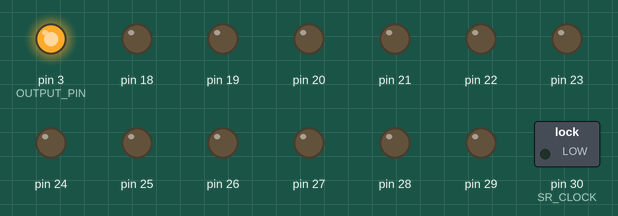
A sketch run on a simulated Arduino Mega 2560, built with avr-gcc and run on an emulated ATmega2560. On the bench: switched loads named in the sketch (green lamp = pin HIGH), output pins drawn as LEDs (lit = HIGH).

Above: at 0.01 s.
At 1.7 s:
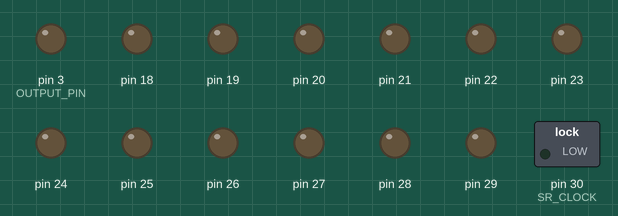
Timing chart, 0 to 3.2 s (numbered marks = the images above):
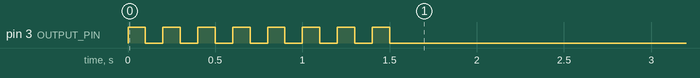

The sketch:

testAlignment2.ino
```cpp
#define OUTPUT_PIN 3

void setup() {
  pinMode(3, OUTPUT);
  for(int i = 0;i<8;i++){
    digitalWrite(3, true);
    delay(100);
    digitalWrite(3, false);
    delay(100);
  }
  setupSrs();
  setupColors();
  setupTestSynchro();

  setupTestRgb();
}

void loop() {
  loopTestSynchro();

  //loopTestRgb();
}
```

colors.ino
```cpp
//  GBRGBRGB    RGBRGBRG    BRGBRGBR
//  10001000    11000101    01100010
//  RBGRBGRG    BRBGRGBR    GBRGBRGB
//  10001000    01001001    00100100
byte t0[3] = {
  0B10000010, 0B00001000, 0B00100000};
byte t1[3] = {
  0B01000001, 0B00000100, 0B00010000};
byte t2[3] = {
  0B00100000, 0B10000010, 0B00001000};
byte t3[3] = {
  0B00010000, 0B01000001, 0B00000100};
byte t4[3] = {
  0B00001000, 0B00100000, 0B10000010};
byte t5[3] = {
  0B00000100, 0B00010000, 0B01000001};
byte green[3] = {
  0B01001001, 0B00100100, 0B10010010};
byte blue[3] = {
  0B00100100, 0B10010010, 0B01001001};
byte red[3] = {
  0B10010010, 0B01001001, 0B00100100};
byte yellow[3];
byte purple[3];
byte cyan[3];
byte white[3] = {
  0B11111111,0B11111111,0B11111111};
byte blank[3] = {
  0,0,0};


void mixColors(byte* input1, byte* input2, byte* output){
  for (int i = 0; i <3 ; i++) {
    output[i] = input1[i] | input2[i];
  }
}


void setupColors(){
  mixColors(red, green, yellow);
  mixColors(red, blue, purple);
  mixColors(green, blue, cyan);
}
```

srWriter.ino
```cpp
#ifndef cbi
#define cbi(sfr, bit) (_SFR_BYTE(sfr) &= ~_BV(bit))
#endif
#ifndef sbi
#define sbi(sfr, bit) (_SFR_BYTE(sfr) |= _BV(bit))
#endif

#define SR_PORT PORTC
#define SR_LATCH 6
#define SR_CLOCK 7

byte SrsCount = 3;
void setupSrs(){
  DDRC = (1<<SR_LATCH) | (1<<SR_CLOCK);
  DDRA = B11111111;
  DDRD = B11111111;
}

void writeToSrs(byte* outputbuffer) {

  cbi(SR_PORT, SR_LATCH);

  for (int i = 3-1; i >= 0 ; i--) {
    byte outputByte = outputbuffer[i];
    for  (int j = 0; j <= 7; j++) {
      cbi(SR_PORT, SR_CLOCK);

      PORTD =   PORTA = (outputByte & (1 << j))?255:0;

      sbi(SR_PORT, SR_CLOCK);
    }
  }

  sbi(SR_PORT, SR_LATCH);
}
```

testRgb.ino
```cpp
void setupTestRgb() {
  //BGRBGRBG RBGRBGRB GRBGRBGR
  //00100100 10010010 01001001

}
void showColor(byte* color){
  writeToSrs(color);
  delay(1000);
}

void loopTestRgb() {
  showColor(t0);
  showColor(t1);
  showColor(t2);
    showColor(t3);
  showColor(t4);
  showColor(t5);
/*  showColor(red);
  showColor(green);
  showColor(blue);
  showColor(white);
  showColor(blank);
*/
}
```

testSynchro.ino
```cpp
#define SENSOR_PIN 2

const byte H_RES = 150;
volatile unsigned long turnDuration = 0;
volatile unsigned long lastTurnTime = 0;
volatile unsigned long nextFrameTime = 0;
volatile unsigned int  nextHIndex = 0;
volatile bool ledsdWaitingForNextTurn = true;

byte* hframes = (byte*)malloc(24);

void fillArray(byte* color){
  memcpy(hframes, color, 3);
  hframes+=3;
}
void  setupTestSynchro() {
  fillArray(red);
  fillArray(green);
  fillArray(blue);

  fillArray(yellow);
  fillArray(purple);
  fillArray(cyan);
  fillArray(white);
  fillArray(blank);

  hframes-=24;

  pinMode(SENSOR_PIN, INPUT);


  EICRA = _BV(ISC21);          //external interrupt on falling edge
  EIFR = _BV(INTF2);           //clear the interrupt flag (setting ISCnn can cause an interrupt)
  EIMSK = _BV(INT2);           //enable external interrupt

  nextFrameTime -= 1;
}

void loopTestSynchro() {
  if (micros() < nextFrameTime)
    return;

  if (nextHIndex == H_RES) {
    return;
  }
  showVFrame(nextHIndex);
  nextHIndex++;
  nextFrameTime = lastTurnTime + (nextHIndex * turnDuration) / H_RES;
}

void showVFrame(unsigned int hIndex) {
  byte* hFramme = hframes+(hIndex % 3)*3;
  writeToSrs(hFramme);
}

ISR(INT2_vect){
  unsigned long currentTurnTime = micros();
  turnDuration = currentTurnTime - lastTurnTime;
  if (turnDuration < 10000){
    return;
  }
  nextFrameTime = lastTurnTime =  currentTurnTime;
  nextHIndex = 0;
  ledsdWaitingForNextTurn = false;
}
```
